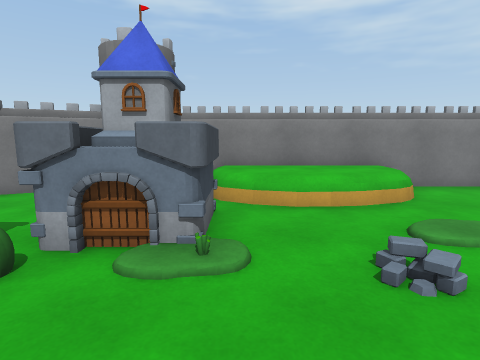
View 1 (above)

16 first-person views from a walk through a 3-D level made in the Unity game engine. The camera is 1.4 m above the floor, tilts 8° down and sees 80° across. The floor is counted in squares, 1 m on a side. Each view is taken from the middle of a square. On the plan, view 1 faces up. The plan holds only what a view shows up to about 14 squares ahead; the rest is blank. The place goes on beyond the plan. The player is left out. Surface patterns are stand-ins for the level's own textures.

View 2
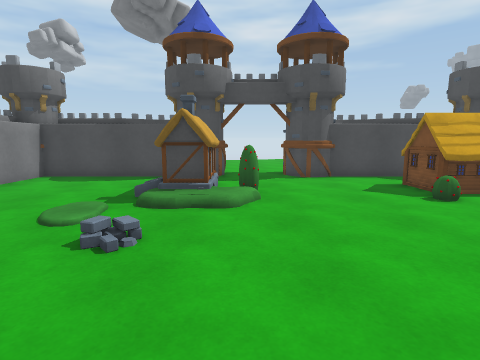

View 3
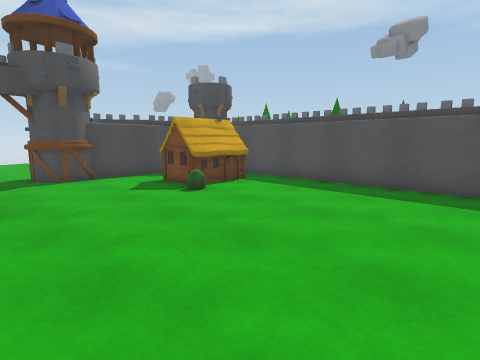

View 4
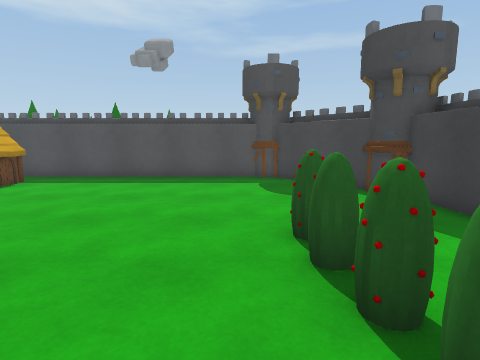

View 5
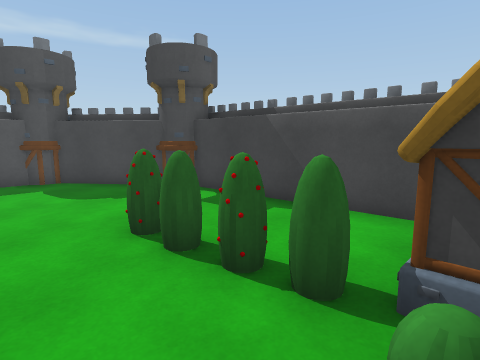

View 6
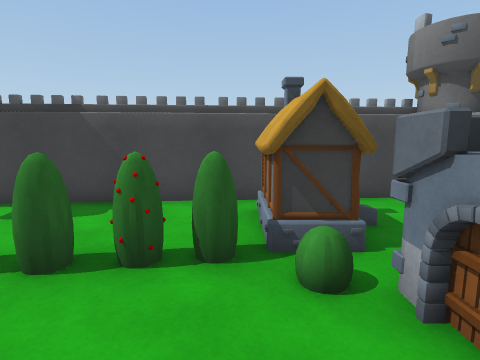

View 7
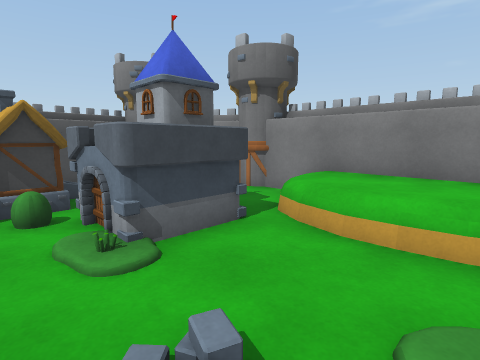

View 8
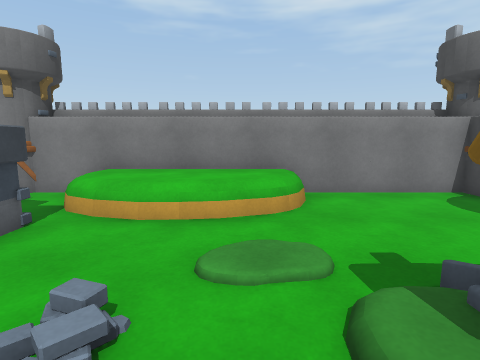

View 9
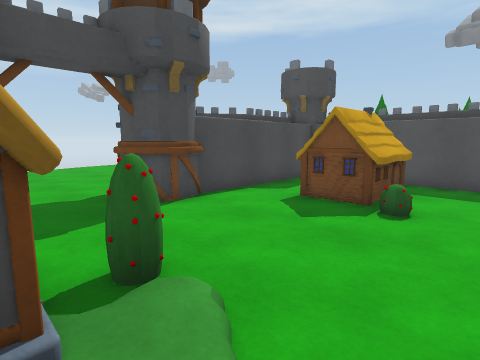

View 10
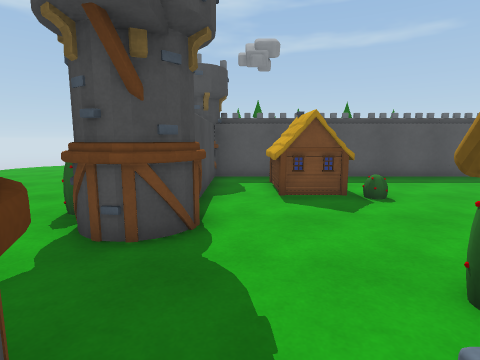

View 11
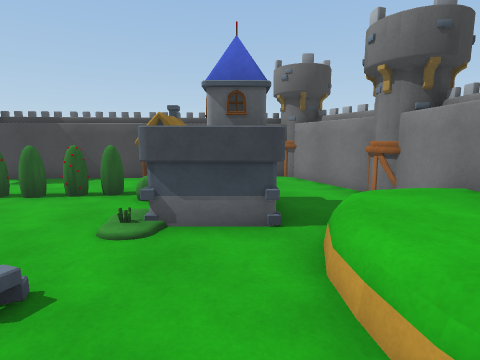

View 12
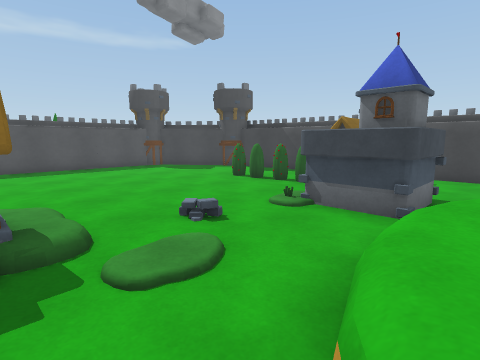

View 13
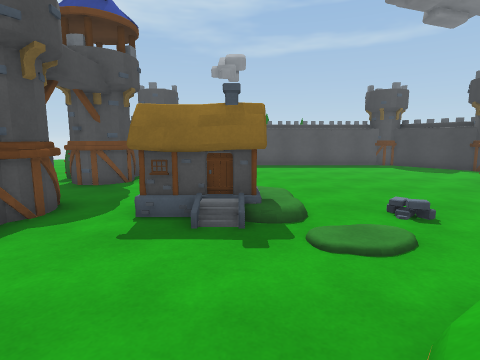

View 14
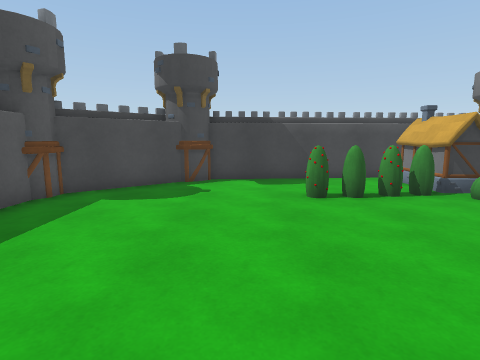

View 15
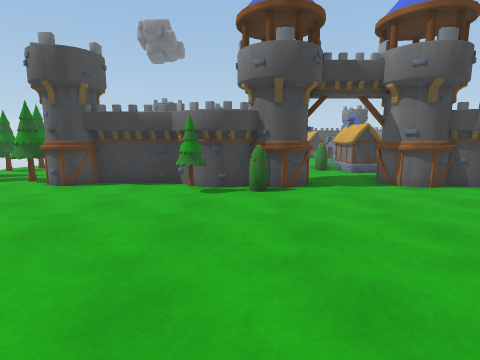

View 16
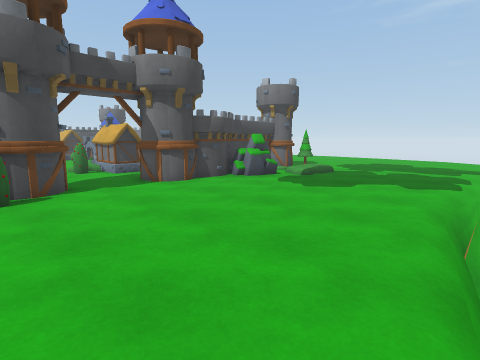

### Floor plan
Points are (right, up) in squares from view 1. A wall is a line through its corners. A room is listed if a view was taken in it or the views show most of it. See-through windows are left out.
Room 1 (views 1, 2, 3, 4, 5, 6, 7, 8, 9, 10, 11, 12, 13, 14)
walls: (9, 3.9) (9, 8.6) (-2.5, 8.6); (4.1, 9.4) (-0.4, 9.4); (-3.4, 8.5) (-7, 6.9) (-6.1, -4.2); (-5.6, -4.9) (-3.4, -7.6); (-2.5, -7.9) (9, -7.9) (9, -2.4)
ways out: opening at (10, 0.5) to room 2
objects: other object (-6, 2) to (-4, 4); other object (-4, -9) to (-3, -8); other object (-4, 2) to (-3, 2); other object (-3, -1); other object (-3, 0); other object (-3, 1); other object (-3, 3); other object (-3, 4) to (-1, 6); other object (-3, 8); other object (-1, 8) to (0, 8); other object (0, 3); other object (2, 6) to (4, 8); other object (4, 4); other object (5, -6) to (7, -4); other object (5, -4); other object (5, 2) to (5, 3); other object (6, 1); other object (6, 2) to (7, 3); other object (9, -1); other object (9, 2); other object (9, 3)
Room 2 (views 15, 16)
walls: (10, -5.1) (10, -7.4); (10.2, -4.5) (9.8, -5.1) (9.8, -7.5); (10.6, -4) (10.3, -4.4); (10.3, -2.7) (10.7, -3.4) (10.5, -4.1); (10.7, 4) (10.3, 3.4); (10.5, 4.7) (10.6, 4.2) (10.5, 3.6); (9.8, 6.9) (9.8, 5.6); (18.7, 1.4) (18.6, 2); (18.5, 2.3) (18.3, 3.1)
low walls: (18.3, 5.5) (18.2, 4)
ways out: opening at (10, 0.5) to room 1
objects: other object (-7, -5); other object (1, -10) to (2, -10); other object (3, -10) to (4, -10); other object (4, -13) to (5, -12); other object (6, -14) to (6, -13); other object (7, -11) to (8, -10); other object (9, -12) to (9, -11); other object (9, -10) to (10, -10); other object (10, -8); other object (10, 8); other object (11, -5) to (12, -4); other object (11, -2); other object (11, 2) to (11, 3); other object (11, 5) to (12, 6); other object (12, 7) to (13, 9)

Where each view was taken, in squares from view 1:
view 1: 0 up, 0 right, facing up
view 2: 1 up, 2 left, facing right
view 3: 1 up, 2 left, facing down-right
view 4: 3 up, 2 left, facing down
view 5: 3 up, 1 left, facing down-left
view 6: 2 up, 0 right, facing left
view 7: 2 up, 3 right, facing up-left
view 8: 1 up, 3 right, facing up
view 9: 2 up, 3 right, facing down-right
view 10: 3 up, 8 right, facing down
view 11: 5 up, 4 right, facing left
view 12: 7 up, 5 right, facing down-left
view 13: 8 up, 5 right, facing down
view 14: 3 down, 4 right, facing left
view 15: 3 down, 19 right, facing left
view 16: 3 down, 19 right, facing up-left
